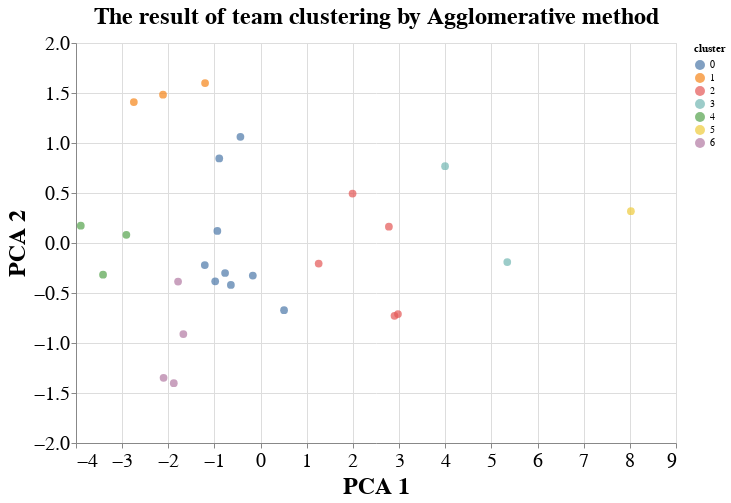

Notebook source saved alongside this figure:
### Code cell
# visualize using altair
import altair as alt

alt.Chart(final_df).mark_circle(size=60).encode(
    x='PCA 1',
    y='PCA 2',
    color='cluster:N',
    tooltip=['Team', 'cluster', 'Gls', 'Gls_Conceded',  'Poss', 'PCA 1', 'PCA 2']
).properties(
    width=600,
    height=400,
    title="The result of team clustering by Agglomerative method"
).configure_title(
        fontSize=24,
).configure_axis(
    labelFontSize=20,
    titleFontSize=24,
).configure_text(
    fontSize=20
).interactive()

### Figure 1 — Vega-Lite specification as saved in the notebook (floating-point values rounded to 4 significant figures)
{"config": {"view": {"continuousWidth": 300, "continuousHeight": 300}, "axis": {"labelFontSize": 20, "titleFontSize": 24}, "text": {"fontSize": 20}, "title": {"fontSize": 24}}, "data": {"name": "data-42d1a73d290f6cb53524cd9c2cd70aa8"}, "mark": {"type": "circle", "size": 60}, "encoding": {"color": {"field": "cluster", "type": "nominal"}, "tooltip": [{"field": "Team", "type": "nominal"}, {"field": "cluster", "type": "quantitative"}, {"field": "Gls", "type": "quantitative"}, {"field": "Gls_Conceded", "type": "quantitative"}, {"field": "Poss", "type": "quantitative"}, {"field": "PCA 1", "type": "quantitative"}, {"field": "PCA 2", "type": "quantitative"}], "x": {"field": "PCA 1", "type": "quantitative"}, "y": {"field": "PCA 2", "type": "quantitative"}}, "height": 400, "params": [{"name": "param_3", "select": {"type": "interval", "encodings": ["x", "y"]}, "bind": "scales"}], "title": "The result of team clustering by Agglomerative method", "width": 600, "$schema": "https://vega.github.io/schema/vega-lite/v5.8.0.json", "datasets": {"data-42d1a73d290f6cb53524cd9c2cd70aa8": [{"Team": "Arsenal", "index": 0, "Poss": 56.7, "Gls": 62.75, "Ast": 46.5, "PrgC": 839.0, "PrgP": 1874.0, "Gls_Conceded": 46.0, "Ast_Conceded": 31.25, "PrgC_Conceded": 670.8, "PrgP_Conceded": 1253.0, "cluster": 2, "cluster 0": 0, "cluster 1": 0, "cluster 2": 1, "cluster 3": 0, "cluster 4": 0, "cluster 5": 0, "cluster 6": 0, "final_standing_2022": 5.0, "final_point_2022": 69.0, "champions": 0.0, "europa": 1.0, "europa_conference": 0.0, "relegation": 0.0, "tournament_type": "EUROPA League", "PCA 1": 2.779, "PCA 2": 0.1635}, {"Team": "Aston Villa", "index": 1, "Poss": 46.3, "Gls": 46.0, "Ast": 35.0, "PrgC": 634.0, "PrgP": 1334.0, "Gls_Conceded": 55.5, "Ast_Conceded": 37.0, "PrgC_Conceded": 782.0, "PrgP_Conceded": 1686.0, "cluster": 0, "cluster 0": 1, "cluster 1": 0, "cluster 2": 0, "cluster 3": 0, "cluster 4": 0, "cluster 5": 0, "cluster 6": 0, "final_standing_2022": 14.0, "final_point_2022": 45.0, "champions": 0.0, "europa": 0.0, "europa_conference": 0.0, "relegation": 0.0, "tournament_type": "N/A", "PCA 1": -0.6442, "PCA 2": -0.4191}, {"Team": "Bournemouth", "index": 2, "Poss": 46.37, "Gls": 46.0, "Ast": 34.33, "PrgC": 680.3, "PrgP": 1406.0, "Gls_Conceded": 64.0, "Ast_Conceded": 45.67, "PrgC_Conceded": 728.0, "PrgP_Conceded": 1670.0, "cluster": 0, "cluster 0": 1, "cluster 1": 0, "cluster 2": 0, "cluster 3": 0, "cluster 4": 0, "cluster 5": 0, "cluster 6": 0, "final_standing_2022": -1.0, "final_point_2022": -1.0, "champions": -1.0, "europa": -1.0, "europa_conference": -1.0, "relegation": -1.0, "tournament_type": "Relegated before this season", "PCA 1": -0.8964, "PCA 2": 0.8455}, {"Team": "Brighton", "index": 3, "Poss": 47.35, "Gls": 35.5, "Ast": 24.25, "PrgC": 588.0, "PrgP": 1393.0, "Gls_Conceded": 51.25, "Ast_Conceded": 36.75, "PrgC_Conceded": 758.5, "PrgP_Conceded": 1572.0, "cluster": 0, "cluster 0": 1, "cluster 1": 0, "cluster 2": 0, "cluster 3": 0, "cluster 4": 0, "cluster 5": 0, "cluster 6": 0, "final_standing_2022": 9.0, "final_point_2022": 51.0, "champions": 0.0, "europa": 0.0, "europa_conference": 0.0, "relegation": 0.0, "tournament_type": "N/A", "PCA 1": -0.7698, "PCA 2": -0.3}, {"Team": "Burnley", "index": 4, "Poss": 42.23, "Gls": 37.75, "Ast": 27.0, "PrgC": 419.5, "PrgP": 1009.0, "Gls_Conceded": 51.25, "Ast_Conceded": 39.25, "PrgC_Conceded": 881.0, "PrgP_Conceded": 1626.0, "cluster": 6, "cluster 0": 0, "cluster 1": 0, "cluster 2": 0, "cluster 3": 0, "cluster 4": 0, "cluster 5": 0, "cluster 6": 1, "final_standing_2022": 18.0, "final_point_2022": 35.0, "champions": 0.0, "europa": 0.0, "europa_conference": 0.0, "relegation": 1.0, "tournament_type": "Relegated next season", "PCA 1": -2.103, "PCA 2": -1.348}, {"Team": "Cardiff City", "index": 5, "Poss": 35.4, "Gls": 33.0, "Ast": 20.0, "PrgC": 434.0, "PrgP": 918.0, "Gls_Conceded": 69.0, "Ast_Conceded": 53.0, "PrgC_Conceded": 872.0, "PrgP_Conceded": 1723.0, "cluster": 4, "cluster 0": 0, "cluster 1": 0, "cluster 2": 0, "cluster 3": 0, "cluster 4": 1, "cluster 5": 0, "cluster 6": 0, "final_standing_2022": -1.0, "final_point_2022": -1.0, "champions": -1.0, "europa": -1.0, "europa_conference": -1.0, "relegation": -1.0, "tournament_type": "Relegated before this season", "PCA 1": -3.896, "PCA 2": 0.1733}, {"Team": "Chelsea", "index": 6, "Poss": 59.95, "Gls": 61.5, "Ast": 44.5, "PrgC": 995.2, "PrgP": 1962.0, "Gls_Conceded": 40.25, "Ast_Conceded": 29.5, "PrgC_Conceded": 511.0, "PrgP_Conceded": 1185.0, "cluster": 3, "cluster 0": 0, "cluster 1": 0, "cluster 2": 0, "cluster 3": 1, "cluster 4": 0, "cluster 5": 0, "cluster 6": 0, "final_standing_2022": 3.0, "final_point_2022": 74.0, "champions": 1.0, "europa": 0.0, "europa_conference": 0.0, "relegation": 0.0, "tournament_type": "UEFA Champions", "PCA 1": 3.996, "PCA 2": 0.7686}, {"Team": "Crystal Palace", "index": 7, "Poss": 43.95, "Gls": 40.0, "Ast": 27.0, "PrgC": 655.0, "PrgP": 1280.0, "Gls_Conceded": 54.75, "Ast_Conceded": 39.5, "PrgC_Conceded": 751.5, "PrgP_Conceded": 1779.0, "cluster": 0, "cluster 0": 1, "cluster 1": 0, "cluster 2": 0, "cluster 3": 0, "cluster 4": 0, "cluster 5": 0, "cluster 6": 0, "final_standing_2022": 12.0, "final_point_2022": 48.0, "champions": 0.0, "europa": 0.0, "europa_conference": 0.0, "relegation": 0.0, "tournament_type": "N/A", "PCA 1": -1.209, "PCA 2": -0.2205}, {"Team": "Everton", "index": 8, "Poss": 48.1, "Gls": 45.5, "Ast": 31.0, "PrgC": 600.2, "PrgP": 1339.0, "Gls_Conceded": 50.5, "Ast_Conceded": 36.75, "PrgC_Conceded": 716.5, "PrgP_Conceded": 1509.0, "cluster": 0, "cluster 0": 1, "cluster 1": 0, "cluster 2": 0, "cluster 3": 0, "cluster 4": 0, "cluster 5": 0, "cluster 6": 0, "final_standing_2022": 16.0, "final_point_2022": 39.0, "champions": 0.0, "europa": 0.0, "europa_conference": 0.0, "relegation": 0.0, "tournament_type": "N/A", "PCA 1": -0.1688, "PCA 2": -0.326}, {"Team": "Fulham", "index": 9, "Poss": 49.25, "Gls": 29.5, "Ast": 21.0, "PrgC": 677.5, "PrgP": 1420.0, "Gls_Conceded": 65.5, "Ast_Conceded": 46.5, "PrgC_Conceded": 687.5, "PrgP_Conceded": 1522.0, "cluster": 1, "cluster 0": 0, "cluster 1": 1, "cluster 2": 0, "cluster 3": 0, "cluster 4": 0, "cluster 5": 0, "cluster 6": 0, "final_standing_2022": -1.0, "final_point_2022": -1.0, "champions": -1.0, "europa": -1.0, "europa_conference": -1.0, "relegation": -1.0, "tournament_type": "Relegated before this season", "PCA 1": -1.203, "PCA 2": 1.6}, {"Team": "Huddersfield", "index": 10, "Poss": 46.45, "Gls": 23.0, "Ast": 16.0, "PrgC": 614.0, "PrgP": 1229.0, "Gls_Conceded": 66.0, "Ast_Conceded": 48.5, "PrgC_Conceded": 678.0, "PrgP_Conceded": 1630.0, "cluster": 1, "cluster 0": 0, "cluster 1": 1, "cluster 2": 0, "cluster 3": 0, "cluster 4": 0, "cluster 5": 0, "cluster 6": 0, "final_standing_2022": -1.0, "final_point_2022": -1.0, "champions": -1.0, "europa": -1.0, "europa_conference": -1.0, "relegation": -1.0, "tournament_type": "Relegated before this season", "PCA 1": -2.115, "PCA 2": 1.483}, {"Team": "Leeds United", "index": 11, "Poss": 57.3, "Gls": 60.0, "Ast": 45.0, "PrgC": 811.0, "PrgP": 1633.0, "Gls_Conceded": 52.0, "Ast_Conceded": 36.0, "PrgC_Conceded": 720.0, "PrgP_Conceded": 1201.0, "cluster": 2, "cluster 0": 0, "cluster 1": 0, "cluster 2": 1, "cluster 3": 0, "cluster 4": 0, "cluster 5": 0, "cluster 6": 0, "final_standing_2022": 17.0, "final_point_2022": 38.0, "champions": 0.0, "europa": 0.0, "europa_conference": 0.0, "relegation": 0.0, "tournament_type": "N/A", "PCA 1": 1.992, "PCA 2": 0.494}, {"Team": "Leicester City", "index": 12, "Poss": 52.58, "Gls": 57.5, "Ast": 41.25, "PrgC": 703.0, "PrgP": 1471.0, "Gls_Conceded": 48.25, "Ast_Conceded": 34.5, "PrgC_Conceded": 685.8, "PrgP_Conceded": 1398.0, "cluster": 2, "cluster 0": 0, "cluster 1": 0, "cluster 2": 1, "cluster 3": 0, "cluster 4": 0, "cluster 5": 0, "cluster 6": 0, "final_standing_2022": 8.0, "final_point_2022": 52.0, "champions": 0.0, "europa": 0.0, "europa_conference": 0.0, "relegation": 0.0, "tournament_type": "N/A", "PCA 1": 1.258, "PCA 2": -0.2057}, {"Team": "Liverpool", "index": 13, "Poss": 61.77, "Gls": 79.0, "Ast": 56.25, "PrgC": 923.0, "PrgP": 2060.0, "Gls_Conceded": 33.5, "Ast_Conceded": 22.75, "PrgC_Conceded": 521.2, "PrgP_Conceded": 1018.0, "cluster": 3, "cluster 0": 0, "cluster 1": 0, "cluster 2": 0, "cluster 3": 1, "cluster 4": 0, "cluster 5": 0, "cluster 6": 0, "final_standing_2022": 2.0, "final_point_2022": 92.0, "champions": 1.0, "europa": 0.0, "europa_conference": 0.0, "relegation": 0.0, "tournament_type": "UEFA Champions", "PCA 1": 5.344, "PCA 2": -0.1905}, {"Team": "Manchester City", "index": 14, "Poss": 67.15, "Gls": 94.0, "Ast": 70.0, "PrgC": 1232.0, "PrgP": 2378.0, "Gls_Conceded": 28.25, "Ast_Conceded": 18.25, "PrgC_Conceded": 431.5, "PrgP_Conceded": 791.5, "cluster": 5, "cluster 0": 0, "cluster 1": 0, "cluster 2": 0, "cluster 3": 0, "cluster 4": 0, "cluster 5": 1, "cluster 6": 0, "final_standing_2022": 1.0, "final_point_2022": 93.0, "champions": 1.0, "europa": 0.0, "europa_conference": 0.0, "relegation": 0.0, "tournament_type": "UEFA Champions", "PCA 1": 8.023, "PCA 2": 0.3179}, {"Team": "Manchester Utd", "index": 15, "Poss": 55.23, "Gls": 66.75, "Ast": 46.75, "PrgC": 881.0, "PrgP": 1713.0, "Gls_Conceded": 38.5, "Ast_Conceded": 26.75, "PrgC_Conceded": 687.0, "PrgP_Conceded": 1308.0, "cluster": 2, "cluster 0": 0, "cluster 1": 0, "cluster 2": 1, "cluster 3": 0, "cluster 4": 0, "cluster 5": 0, "cluster 6": 0, "final_standing_2022": 6.0, "final_point_2022": 58.0, "champions": 0.0, "europa": 1.0, "europa_conference": 0.0, "relegation": 0.0, "tournament_type": "EUROPA League", "PCA 1": 2.976, "PCA 2": -0.711}, {"Team": "Newcastle Utd", "index": 16, "Poss": 39.98, "Gls": 40.25, "Ast": 29.25, "PrgC": 504.8, "PrgP": 969.2, "Gls_Conceded": 51.5, "Ast_Conceded": 35.75, "PrgC_Conceded": 788.8, "PrgP_Conceded": 1841.0, "cluster": 6, "cluster 0": 0, "cluster 1": 0, "cluster 2": 0, "cluster 3": 0, "cluster 4": 0, "cluster 5": 0, "cluster 6": 1, "final_standing_2022": 11.0, "final_point_2022": 49.0, "champions": 0.0, "europa": 0.0, "europa_conference": 0.0, "relegation": 0.0, "tournament_type": "N/A", "PCA 1": -1.881, "PCA 2": -1.402}, {"Team": "Norwich City", "index": 17, "Poss": 49.3, "Gls": 25.0, "Ast": 18.0, "PrgC": 673.0, "PrgP": 1169.0, "Gls_Conceded": 72.0, "Ast_Conceded": 50.0, "PrgC_Conceded": 846.0, "PrgP_Conceded": 1793.0, "cluster": 1, "cluster 0": 0, "cluster 1": 1, "cluster 2": 0, "cluster 3": 0, "cluster 4": 0, "cluster 5": 0, "cluster 6": 0, "final_standing_2022": 20.0, "final_point_2022": 22.0, "champions": 0.0, "europa": 0.0, "europa_conference": 0.0, "relegation": 1.0, "tournament_type": "Relegated next season", "PCA 1": -2.747, "PCA 2": 1.41}, {"Team": "Sheffield Utd", "index": 18, "Poss": 42.4, "Gls": 27.5, "Ast": 19.0, "PrgC": 492.0, "PrgP": 1274.0, "Gls_Conceded": 49.5, "Ast_Conceded": 36.5, "PrgC_Conceded": 834.0, "PrgP_Conceded": 1513.0, "cluster": 6, "cluster 0": 0, "cluster 1": 0, "cluster 2": 0, "cluster 3": 0, "cluster 4": 0, "cluster 5": 0, "cluster 6": 1, "final_standing_2022": -1.0, "final_point_2022": -1.0, "champions": -1.0, "europa": -1.0, "europa_conference": -1.0, "relegation": -1.0, "tournament_type": "Relegated before this season", "PCA 1": -1.674, "PCA 2": -0.9109}, {"Team": "Southampton", "index": 19, "Poss": 48.9, "Gls": 44.5, "Ast": 28.75, "PrgC": 637.8, "PrgP": 1368.0, "Gls_Conceded": 61.0, "Ast_Conceded": 44.25, "PrgC_Conceded": 642.8, "PrgP_Conceded": 1469.0, "cluster": 0, "cluster 0": 1, "cluster 1": 0, "cluster 2": 0, "cluster 3": 0, "cluster 4": 0, "cluster 5": 0, "cluster 6": 0, "final_standing_2022": 15.0, "final_point_2022": 40.0, "champions": 0.0, "europa": 0.0, "europa_conference": 0.0, "relegation": 0.0, "tournament_type": "N/A", "PCA 1": -0.4376, "PCA 2": 1.062}, {"Team": "Stoke City", "index": 20, "Poss": 41.4, "Gls": 34.0, "Ast": 28.0, "PrgC": 477.0, "PrgP": 1150.0, "Gls_Conceded": 66.0, "Ast_Conceded": 49.0, "PrgC_Conceded": 889.0, "PrgP_Conceded": 1749.0, "cluster": 4, "cluster 0": 0, "cluster 1": 0, "cluster 2": 0, "cluster 3": 0, "cluster 4": 1, "cluster 5": 0, "cluster 6": 0, "final_standing_2022": -1.0, "final_point_2022": -1.0, "champions": -1.0, "europa": -1.0, "europa_conference": -1.0, "relegation": -1.0, "tournament_type": "Relegated before this season", "PCA 1": -2.909, "PCA 2": 0.08209}, {"Team": "Swansea City", "index": 21, "Poss": 45.3, "Gls": 27.0, "Ast": 20.0, "PrgC": 596.0, "PrgP": 1194.0, "Gls_Conceded": 54.0, "Ast_Conceded": 37.0, "PrgC_Conceded": 765.0, "PrgP_Conceded": 1838.0, "cluster": 6, "cluster 0": 0, "cluster 1": 0, "cluster 2": 0, "cluster 3": 0, "cluster 4": 0, "cluster 5": 0, "cluster 6": 1, "final_standing_2022": -1.0, "final_point_2022": -1.0, "champions": -1.0, "europa": -1.0, "europa_conference": -1.0, "relegation": -1.0, "tournament_type": "Relegated before this season", "PCA 1": -1.789, "PCA 2": -0.3857}, {"Team": "Tottenham", "index": 22, "Poss": 56.1, "Gls": 64.5, "Ast": 46.75, "PrgC": 775.8, "PrgP": 1683.0, "Gls_Conceded": 39.5, "Ast_Conceded": 25.25, "PrgC_Conceded": 633.5, "PrgP_Conceded": 1324.0, "cluster": 2, "cluster 0": 0, "cluster 1": 0, "cluster 2": 1, "cluster 3": 0, "cluster 4": 0, "cluster 5": 0, "cluster 6": 0, "final_standing_2022": 4.0, "final_point_2022": 41.0, "champions": 1.0, "europa": 0.0, "europa_conference": 0.0, "relegation": 0.0, "tournament_type": "UEFA Champions", "PCA 1": 2.901, "PCA 2": -0.7286}, {"Team": "Watford", "index": 23, "Poss": 46.43, "Gls": 42.67, "Ast": 29.0, "PrgC": 604.3, "PrgP": 1306.0, "Gls_Conceded": 60.0, "Ast_Conceded": 39.33, "PrgC_Conceded": 763.7, "PrgP_Conceded": 1550.0, "cluster": 0, "cluster 0": 1, "cluster 1": 0, "cluster 2": 0, "cluster 3": 0, "cluster 4": 0, "cluster 5": 0, "cluster 6": 0, "final_standing_2022": 19.0, "final_point_2022": 23.0, "champions": 0.0, "europa": 0.0, "europa_conference": 0.0, "relegation": 1.0, "tournament_type": "Relegated next season", "PCA 1": -0.9372, "PCA 2": 0.1208}, {"Team": "West Brom", "index": 24, "Poss": 39.3, "Gls": 32.0, "Ast": 22.0, "PrgC": 474.0, "PrgP": 1066.0, "Gls_Conceded": 63.5, "Ast_Conceded": 48.0, "PrgC_Conceded": 917.0, "PrgP_Conceded": 1863.0, "cluster": 4, "cluster 0": 0, "cluster 1": 0, "cluster 2": 0, "cluster 3": 0, "cluster 4": 1, "cluster 5": 0, "cluster 6": 0, "final_standing_2022": -1.0, "final_point_2022": -1.0, "champions": -1.0, "europa": -1.0, "europa_conference": -1.0, "relegation": -1.0, "tournament_type": "Relegated before this season", "PCA 1": -3.414, "PCA 2": -0.3169}, {"Team": "West Ham", "index": 25, "Poss": 45.28, "Gls": 52.0, "Ast": 36.0, "PrgC": 644.5, "PrgP": 1329.0, "Gls_Conceded": 55.75, "Ast_Conceded": 42.75, "PrgC_Conceded": 847.8, "PrgP_Conceded": 1724.0, "cluster": 0, "cluster 0": 1, "cluster 1": 0, "cluster 2": 0, "cluster 3": 0, "cluster 4": 0, "cluster 5": 0, "cluster 6": 0, "final_standing_2022": 7.0, "final_point_2022": 56.0, "champions": 0.0, "europa": 0.0, "europa_conference": 1.0, "relegation": 0.0, "tournament_type": "EUROPA Conference", "PCA 1": -0.9841, "PCA 2": -0.3827}, {"Team": "Wolves", "index": 26, "Poss": 48.13, "Gls": 43.0, "Ast": 30.0, "PrgC": 800.3, "PrgP": 1324.0, "Gls_Conceded": 43.33, "Ast_Conceded": 31.33, "PrgC_Conceded": 716.7, "PrgP_Conceded": 1519.0, "cluster": 0, "cluster 0": 1, "cluster 1": 0, "cluster 2": 0, "cluster 3": 0, "cluster 4": 0, "cluster 5": 0, "cluster 6": 0, "final_standing_2022": 10.0, "final_point_2022": 51.0, "champions": 0.0, "europa": 0.0, "europa_conference": 0.0, "relegation": 0.0, "tournament_type": "N/A", "PCA 1": 0.508, "PCA 2": -0.6717}]}}
